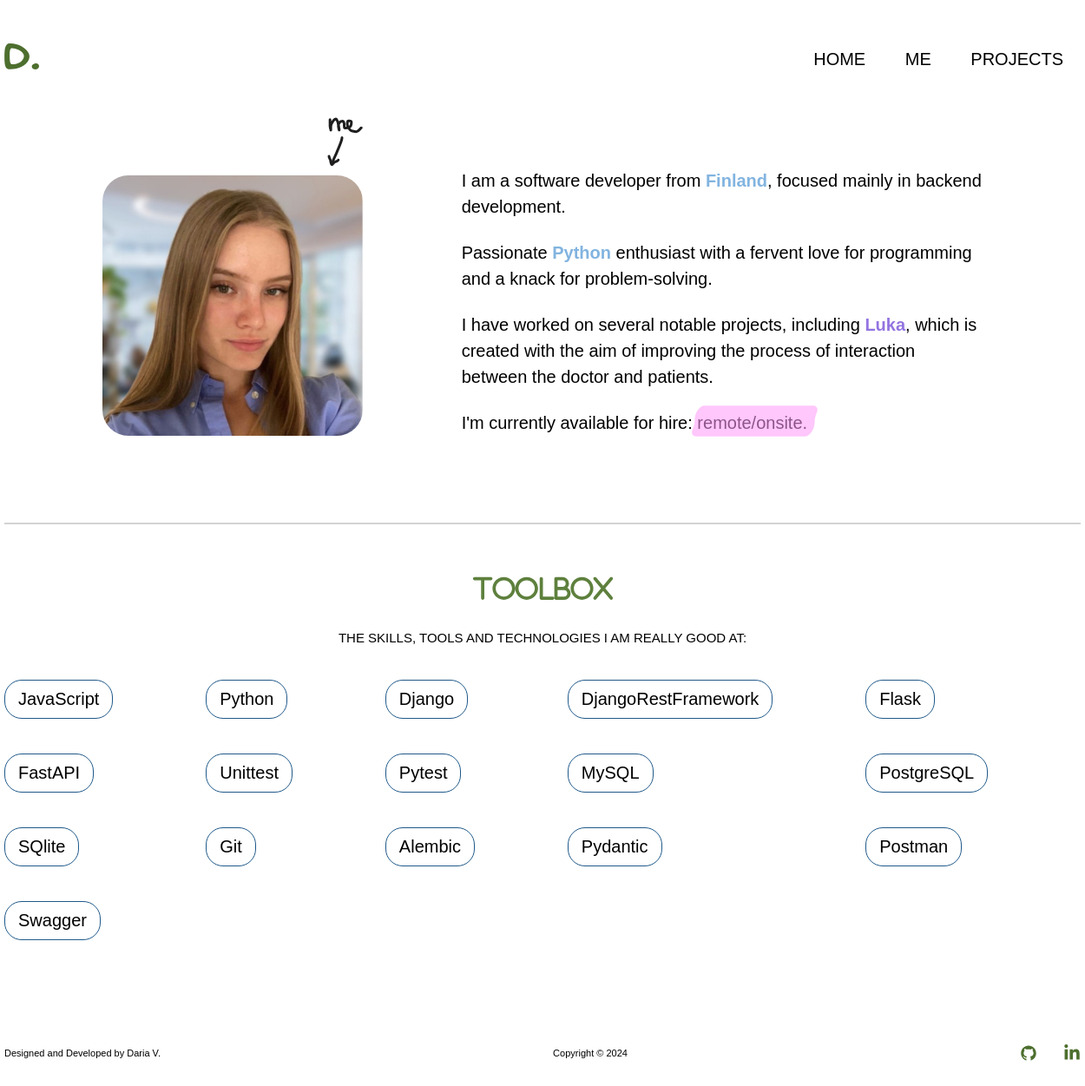
Before: /me with the older database file.
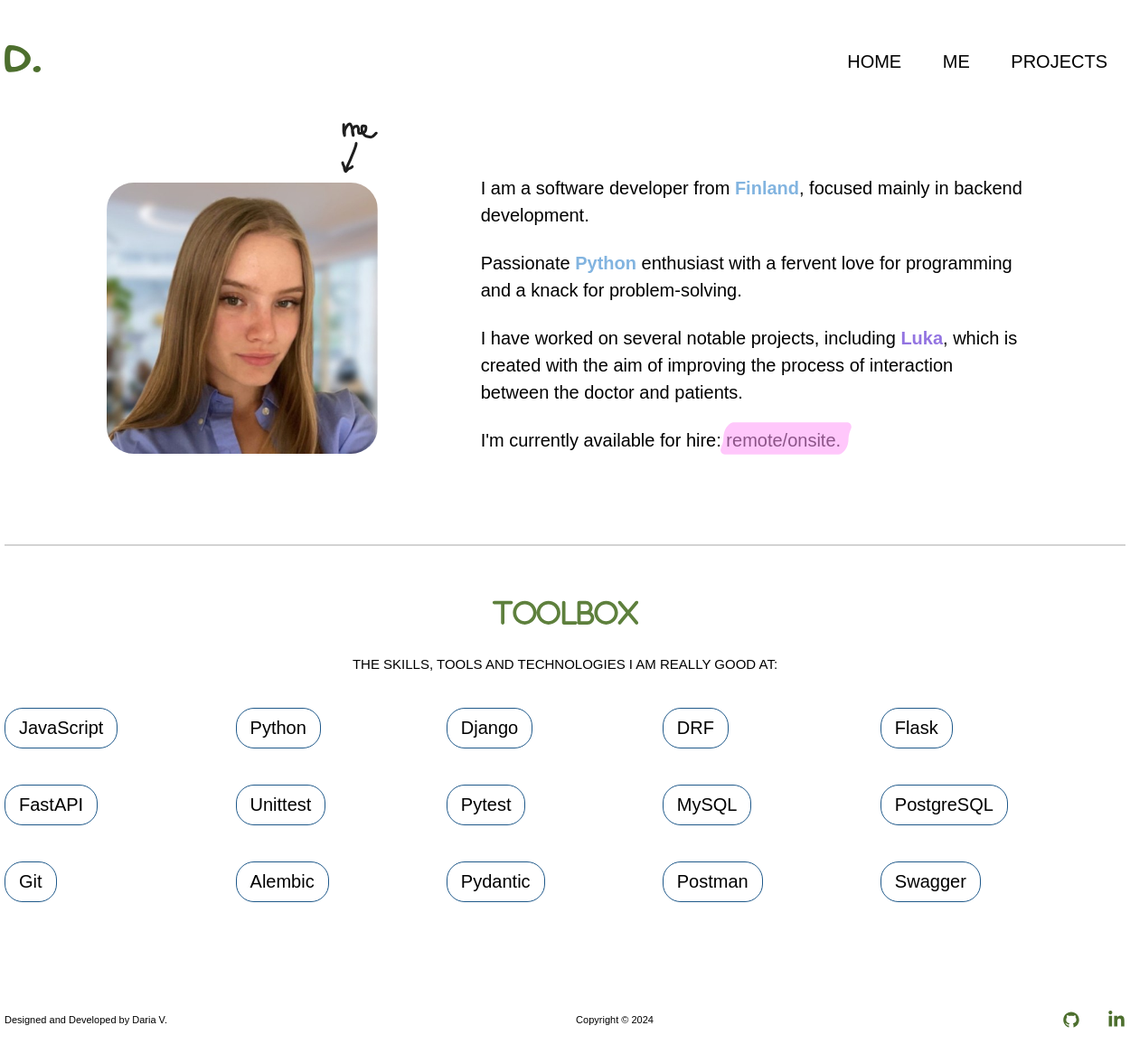
After: the same page with the newer database file.
### tables this page shows
CREATE TABLE menu(
id INTEGER PRIMARY KEY AUTOINCREMENT,
title TEXT NOT NULL,
url TEXT NOT NULL
);

CREATE TABLE tools(
id INTEGER PRIMARY KEY AUTOINCREMENT,
title TEXT NOT NULL,
category TEXT NOT NULL
);

### main.py (the view)
@app.route('/me', methods=['GET'])
def me():
    connection = connect_db()
    db = DataBase(connection)
    return render_template('me.html', title='me', menu=db.get_menu(), tools=db.get_tools())

### Database.py (called while the page is built)
    def _get_objects(self, table, *args):
        try:
            columns = ', '.join(args)
            self.__cur.execute(f'SELECT {columns} FROM {table}')
            res = self.__cur.fetchall()
            if res:
                return res
        except IOError:
            print('Error while connecting to database')
        return []

    def get_menu(self):
        return self._get_objects('menu', 'title', 'url')

    def get_tools(self):
        tools = self._get_objects('tools', 'title')
        return tools

### main.py (called while the page is built)
def connect_db():
    con = sqlite3.connect(app.config['DATABASE'])
    con.row_factory = sqlite3.Row
    return con

### templates/me.html
{% extends 'base.html' %}
{% block css %}
<link rel="stylesheet" href="{{ url_for ('static', filename='css/me.css') }}">
{% endblock %}
{% block content %}
<section class="info-about">
    <div class="about container">
        <div class="banners-about">
            <div class="about-picture">
                <img src="{{ url_for ('static', filename='images/me-arrow.svg') }}" alt="me :D">
                <img class="my-pic" src="{{ url_for ('static', filename='images/me.jpeg') }}" alt="Coding girl">
            </div>
            <div class="about-me">
                <p>I am a software developer from <strong class="strong-word blue">Finland</strong>, focused mainly in
                    backend development.</p>
                <br>
                <p>Passionate <strong class="strong-word blue">Python</strong> enthusiast with a fervent love for
                    programming and a knack for problem-solving.
                </p>
                <br>
                <p>I have worked on several notable projects, including <strong class="strong-word violet">Luka</strong>,
                    which is
                    created with the aim of improving the process of interaction between the doctor and patients.</p>
                <br>
                <p>I'm currently available for hire: remote/onsite.
                </p>
                <img class="highlight" src="{{ url_for ('static', filename='images/highlight.svg') }}" alt="highlight">
            </div>
        </div>
        <hr class="horizontal-line">
        <div class="toolbox">
            <img class="toolbox-img" src="{{ url_for ('static', filename='images/toolbox.svg') }}" alt="toolbox">
            <p class="tools-sentence">The skills, tools and technologies I am really good at:</p>
            <div class="tools">
                {% for tool in tools %}
                <p class="one-tool">{{ tool.title }}</p>
                {% endfor %}
            </div>
        </div>
    </div>
</section>
{% endblock content %}

### templates/base.html (shortened to what this page needs)
<!DOCTYPE html>
<html lang="en">
<head>
    <link href="{{ url_for('static', filename='css/base.css') }}" rel="stylesheet" type="text/css">
    {% block css %} {% endblock %}
</head>
<body>
{% block header %}
<header class="header-menu">
    <div class="container">
        <div class="top">
            <div class="logo">
                <a href="{{ url_for ('home') }}">
                    <img src="{{ url_for ('static', filename='images/D.svg') }}" alt="logo">
                </a>
            </div>
            <nav class="menu-nav">
                {% for m in menu %}
                <a class="menu-nav-item" href="{{ m.url }}">{{ m.title }}</a>
                {% endfor %}
            </nav>
        </div>
    </div>
</header>
{% endblock header %}
<main>
    {% block content %}
    {% endblock content %}
</main>
<footer class="footer-nav">
    <div class="page-footer_wrapper container">
        <div class="footer-designer-name">
            <p>Designed and Developed by Daria V.</p>
        </div>
        <div class="footer-copyright">
            <p>Copyright © 2024</p>
        </div>
        <div class="footer-body">
            <ul class="footer-icons">
                <li class="social-icon">
                    <a href="https://github.com/dariavarlamovaa" target="_blank"
                       rel="noopener noreferrer">
                    </a>
                </li>
                <li class="social-icon">
                    <a href="https://www.linkedin.com/in/dariavarlamovaa/"
                       target="_blank" rel="noopener noreferrer">
                    </a>
                </li>
            </ul>
        </div>
    </div>
</footer>
</body>
</html>

### static/css/base.css (style rules this page uses)
html { height: 100%; }
body { min-height: 100vh; display: flex; flex-direction: column; font-family: "Helvetica", "Open-Sans", sans-serif; font-weight: 200; font-size: 20px; color: #000000; background-color: #FFFFFF; margin: 0; padding: 0; }
main { flex: 1; }
a { text-decoration: none; color: #000000 }
h1, h2, h3, p { margin: 0; }
li, ul { margin: 0; padding: 0; }
svg { vertical-align: middle; }
.container { width: 1240px; margin: 0 auto; }
.header-menu { padding: 50px 0; width: 100%; text-align: right; display: flex; align-items: center; }
.top { display: flex; flex-direction: row; justify-content: space-between; align-items: center; }
.logo img { max-width: 40px; }
.menu-nav { display: inline-block; vertical-align: middle; line-height: 0; }
.menu-nav-item { background: transparent; cursor: pointer; border: 0; margin: 20px; font-size: 20px; text-transform: uppercase; }
.footer-nav { position: sticky; }
.page-footer_wrapper { display: flex; flex-wrap: wrap; justify-content: space-between; box-sizing: border-box; padding: 30px 0; font-size: 11px; font-weight: 200; align-items: center; }
.footer-icons { list-style: none; display: flex; gap: 30px; padding: 0; }
.social-icon a { color: #1F598A; }

### static/css/me.css (style rules this page uses)
.banners-about { display: flex; justify-content: space-evenly; align-items: flex-end; margin-bottom: 100px; }
.about-picture { display: flex; flex-direction: column; align-items: flex-end; gap: 10px; }
.my-pic { max-width: 300px; border-radius: 30px; }
.about-me { max-width: 600px; display: flex; justify-content: space-around; flex-direction: column; position: relative; }
.about-me p { font-size: 20px; line-height: 1.5; }
.blue { color: #82B4E0; }
.violet { color: #9374e1; }
.highlight { position: absolute; bottom: -3px; right: 190px; }
.horizontal-line { border: 0.1px solid #d3d3d3; }
.toolbox { text-align: center; padding: 50px 0; }
.toolbox-img { margin-bottom: 30px; }
.tools-sentence { text-transform: uppercase; margin: 0 auto; font-size: 15px; }
.tools { display: grid; grid-template-columns: auto auto auto auto auto; padding: 40px 0; grid-row-gap: 40px; }
.one-tool { border: 1px solid #1F598A; max-width: max-content; border-radius: 20px; padding: 10px 15px; }

Changed rows visible on the page:
removed tools: title "SQlite"
changed tools: title "DjangoRestFramework" → "DRF"
